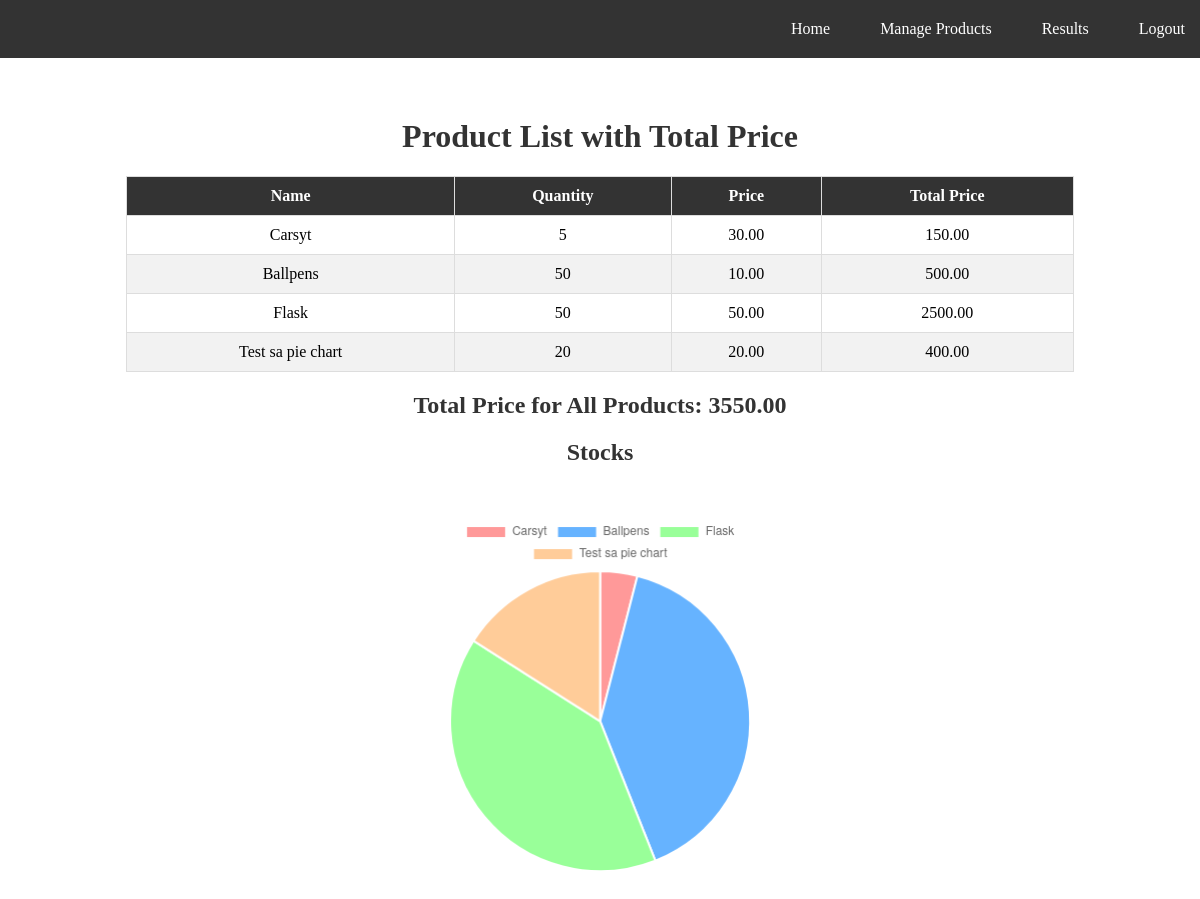
Before: /results/ with the older database file.
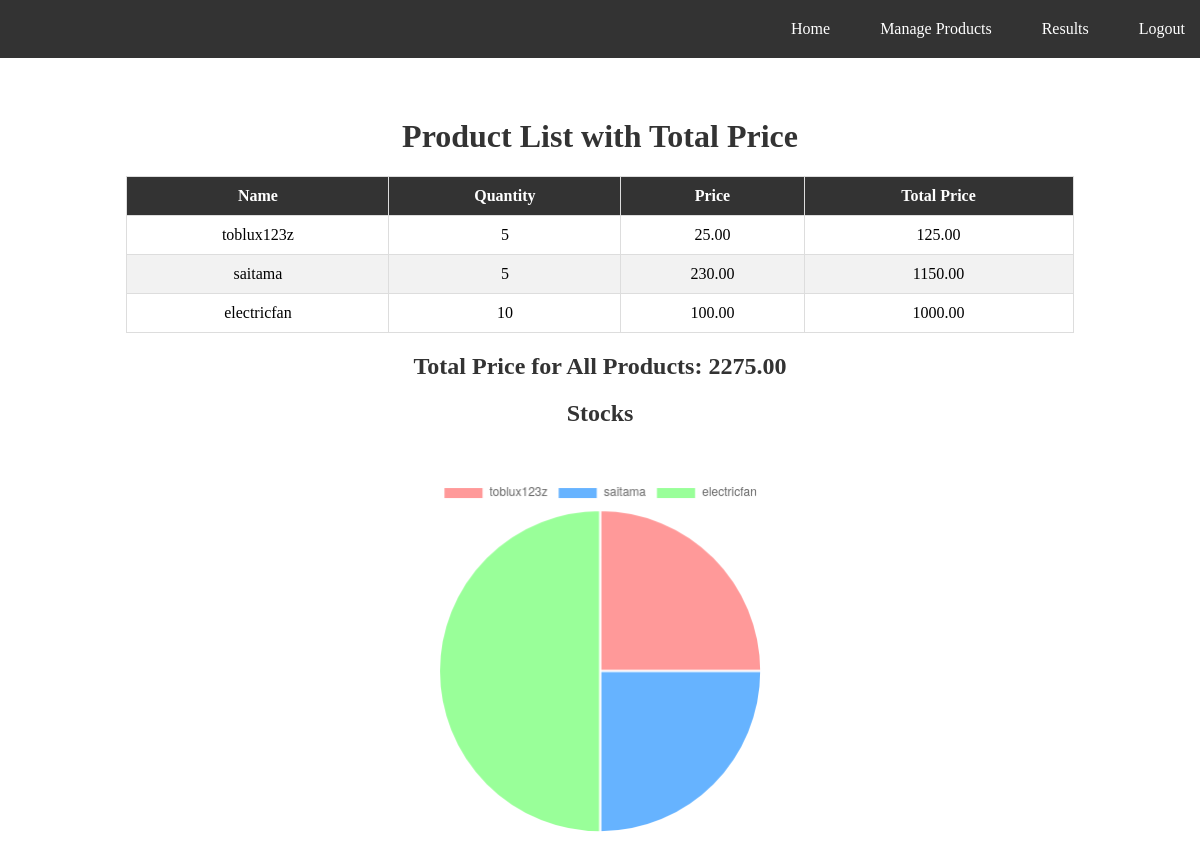
After: the same page with the newer database file.
### inventory/models.py (models this page shows, shortened)
class Product(models.Model):
    name = models.CharField(max_length=255)
    category = models.CharField(max_length=100)
    description = models.TextField()
    quantity = models.PositiveIntegerField()
    price = models.DecimalField(max_digits=10, decimal_places=2)
    date_added = models.DateTimeField(auto_now_add=True)

### inventory/views.py (the view)
# urls.py: path('results/', views.results_view, name='results'),
def results_view(request):
    products = Product.objects.all()
    product_details = []
    total_sum = 0
    for product in products:
        total_price = product.price * product.quantity
        product_details.append({
            'name': product.name,
            'quantity': product.quantity,
            'price': product.price,
            'total_price': total_price,
        })
        total_sum += total_price
    context = {
        'product_details': product_details,
        'total_sum': total_sum
    }
    return render(request, 'inventory/results.html', context)

### inventory/templates/inventory/results.html (shortened to what this page needs)
<!DOCTYPE html>
<html lang="en">
<head>
</head>
<body>
    <nav>
        <ul>
            <li><a href="{% url 'home' %}">Home</a></li>
            <li><a href="{% url 'manage_products' %}">Manage Products</a></li>
            <li><a href="{% url 'results' %}">Results</a></li>
            <li><a href="{% url 'logout' %}">Logout</a></li>
        </ul>
    </nav>
    <h1>Product List with Total Price</h1>
    <table>
        <thead>
            <tr>
                <th>Name</th>
                <th>Quantity</th>
                <th>Price</th>
                <th>Total Price</th>
            </tr>
        </thead>
        <tbody>
            {% for product in product_details %}
                <tr>
                    <td>{{ product.name }}</td>
                    <td>{{ product.quantity }}</td>
                    <td>{{ product.price }}</td>
                    <td>{{ product.total_price }}</td>
                </tr>
            {% endfor %}
        </tbody>
    </table>
    <h2>Total Price for All Products: {{ total_sum }}</h2>
    <h2>Stocks</h2>
    <div id="pieChart">
        <canvas id="productPieChart"></canvas>
    </div>
    <script>
        const productData = {
            labels: [
                {% for product in product_details %}
                    "{{ product.name }}",
                {% endfor %}
            ],
            datasets: [{
                data: [
                    {% for product in product_details %}
                        {{ product.quantity }},
                    {% endfor %}
                ],
                backgroundColor: ['#ff9999', '#66b3ff', '#99ff99', '#ffcc99', '#c2c2f0', '#ffb3e6'], // Colors for the segments
                hoverOffset: 4
            }]
        };
        const config = {
            type: 'pie',
            data: productData,
            options: {
                responsive: true,
                plugins: {
                    legend: {
                        position: 'top',
                    },
                    tooltip: {
                        callbacks: {
                            label: function(tooltipItem) {
                                return tooltipItem.label + ': ' + tooltipItem.raw + ' units';
                            }
                        }
                    }
                }
            }
        };
        const productPieChart = new Chart(
            document.getElementById('productPieChart'),
            config
        );
    </script>
</body>
</html>

Changed rows visible on the page:
removed Product: name "Carsyt", price "30.00"
removed Product: name "Ballpens", price "10.00"
removed Product: name "Flask", price "50.00"
removed Product: name "Test sa pie chart", price "20.00"
added Product: name "toblux123z", price "25.00"
added Product: name "saitama", price "230.00"
added Product: name "electricfan", price "100.00"
Other visible differences:
{{ total_sum }}: "3550.00" → "2275.00"
chart data {{ product.name }}: Carsyt, Ballpens, Flask, Test sa pie chart → toblux123z, saitama, electricfan
chart data {{ product.quantity }}: 5, 50, 50, 20 → 5, 5, 10
new list line: "5 125.00"
new list line: "5 1150.00"
new list line: "10 1000.00"
list line gone: "5 150.00"
list line gone: "50 500.00"
list line gone: "50 2500.00"
list line gone: "20 400.00"
